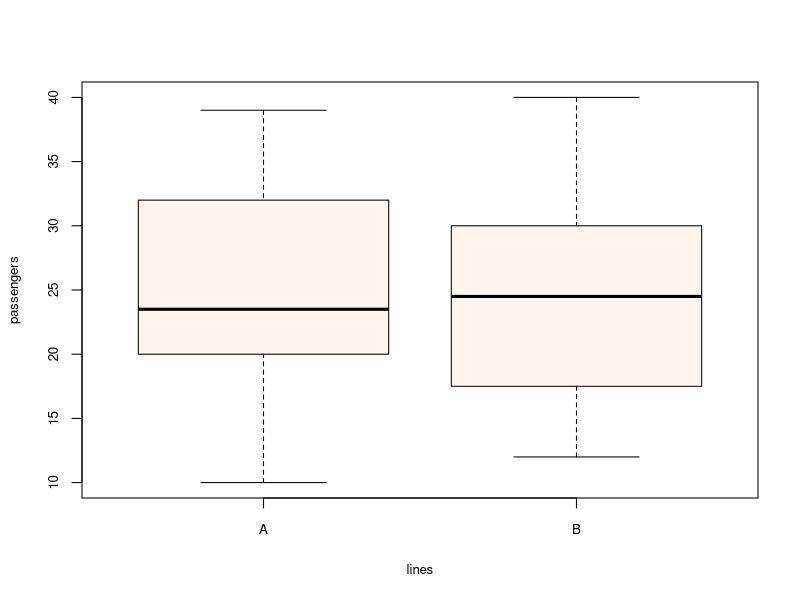
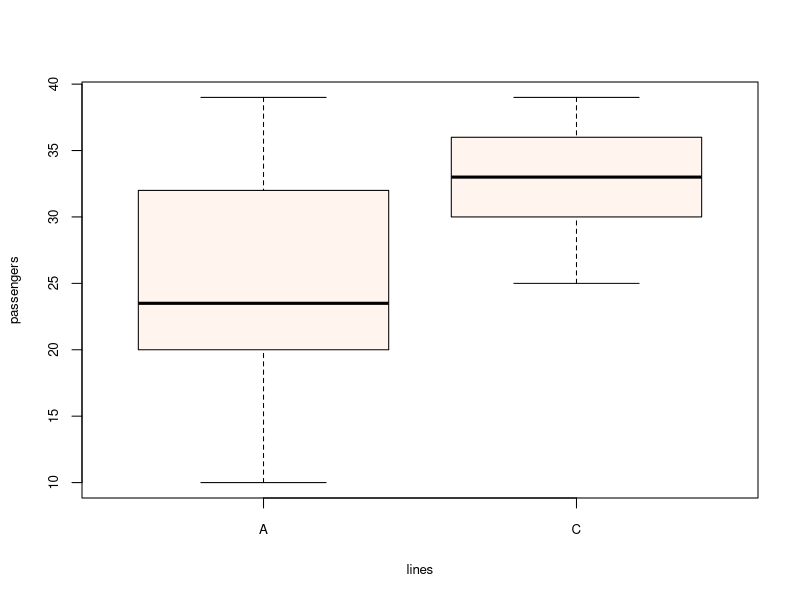

R code for these plots, in order:
## ---- chunk 1
library(knitr)
knit_hooks$set(small.mar = function(before, options, envir) {
    if (before) par(mar = c(4, 5, .3, 4))  
})
## ---- chunk 2
prop.test(59,100, conf.level=0.90,alternative = "greater") 
## ---- chunk 3
before <-c(200,210,330,240,260,300,245,210,190,225)
after <-c( 150,200,275,250,200,250,200,180,190,205)
## ---- chunk 4
t.test(before,after,paired = TRUE,alternative = "greater")
## ---- chunk 5
linea <- c(10,30,32,23,23,24,20,18,39,35)
lineb <- c(12,28,30,20,25,31,15,12,22,24,40,30)
## ---- chunk 6
boxplot(linea,lineb,names = c("A","B"),ylab = "passengers",xlab = "lines",
col = "seashell",cex.lab=0.80, cex.axis=0.80, cex.main=1.5, cex.sub=0.8)
## ---- chunk 7
var.test(linea,lineb)
## ---- chunk 8
t.test(linea,lineb, mu=0, conf.level=0.90, var.equal=TRUE)
## ---- chunk 9
linec <- c(32,39,35,30,37,28,34,33,25,30,37,33)
## ---- chunk 10
boxplot(linea,linec,names = c("A","C"),ylab = "passengers",xlab = "lines",
col = "seashell",cex.lab=0.80, cex.axis=0.80, cex.main=1.5, cex.sub=0.8)
## ---- chunk 11
var.test(linea,linec)
## ---- chunk 12
t.test(linec,linea,mu=0,conf.level = 0.95)
